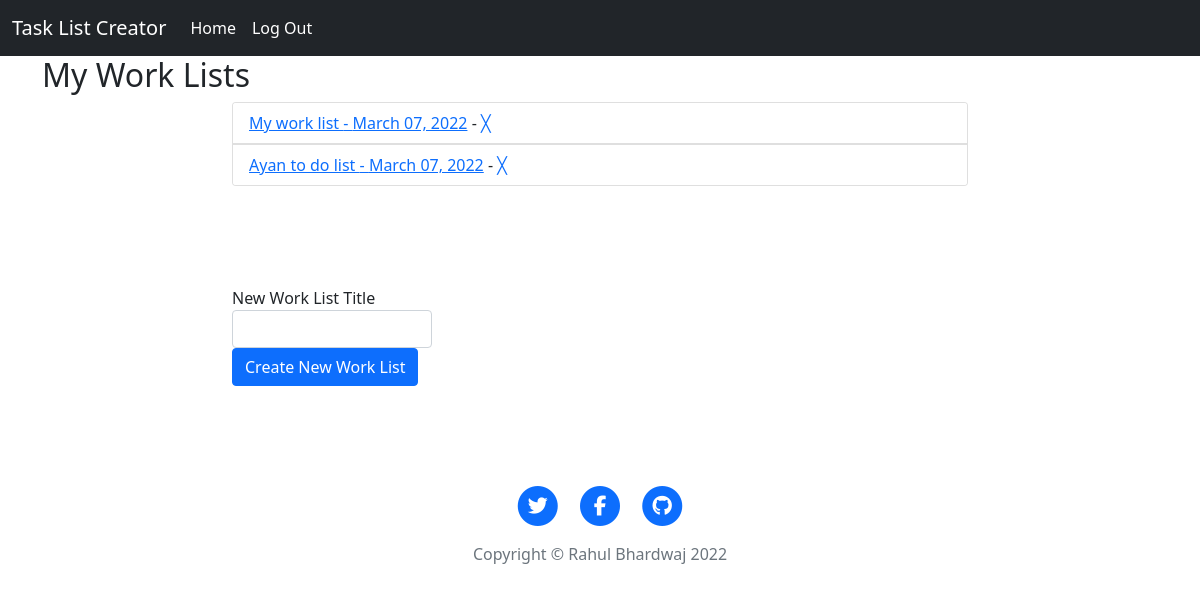
Before: /lists (signed in) with the older database file.
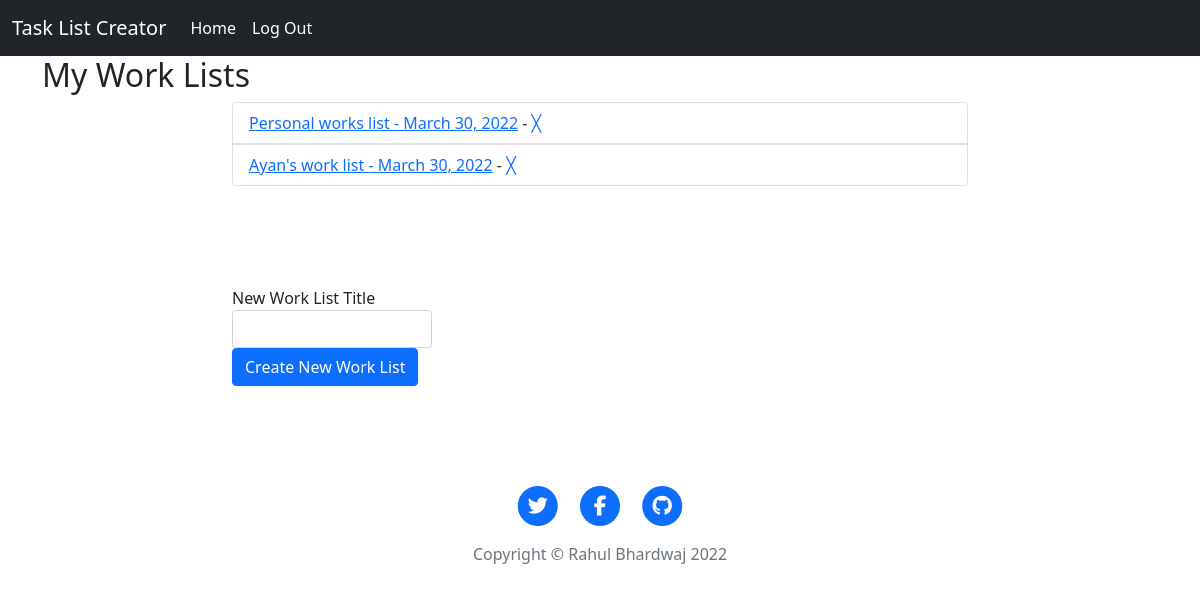
After: the same page with the newer database file.
### main.py (models this page shows)
class TodoList(db.Model):
    __tablename__ = "todo_lists"
    id = db.Column(db.Integer, primary_key=True)
    owner_id = db.Column(db.Integer, db.ForeignKey("users.id"))
    owner = relationship("User", back_populates="lists")
    title = db.Column(db.String(250), unique=True, nullable=False)
    date = db.Column(db.String(250), nullable=False)
    tasks = relationship("Task", back_populates="parent_list")
    user = relationship("User", secondary="users_lists", back_populates="list")

### main.py (the view, shortened to what this page needs)
@login_required
@app.route('/lists', methods=['GET', 'POST'])
def get_lists():
    form = CreateList()
    user_lists = TodoList.query.filter_by(owner=current_user).all()
    other_lists_id = UserList.query.filter_by(user_id=current_user.id).all()
    for uid in other_lists_id:
        assigned_list = TodoList.query.filter_by(id=uid.list_id).first()
        user_lists.append(assigned_list)
    return render_template("lists.html", user_lists=user_lists, form=form)

### forms.py
class CreateList(FlaskForm):
    title = StringField("New Work List Title", validators=[DataRequired()])
    submit = SubmitField("Create New Work List")

### main.py (called while the page is built)
@login_manager.user_loader
def load_user(user_id):
    return User.query.get(int(user_id))

### templates/lists.html (shortened to what this page needs)
{% import "bootstrap/wtf.html" as wtf %}
<!DOCTYPE html>
<html>
<head>
  <link href="https://cdn.jsdelivr.net/npm/bootstrap@5.1.3/dist/css/bootstrap.min.css" rel="stylesheet">
  <link rel="stylesheet" href="{{ url_for('static', filename='css/styles.css') }}">
</head>
<body>
  <nav class="navbar sticky-top navbar-expand-lg navbar-dark bg-dark">
    <div class="container-fluid">
      <a class="navbar-brand" href="{{url_for('get_lists')}}">Task List Creator</a>
      <div class="collapse navbar-collapse" id="navbarNav">
        <ul class="navbar-nav">
          <li class="nav-item">
            <a class="nav-link active" aria-current="page" href="{{ url_for('get_lists') }}">Home</a>
          </li>
          {% if current_user.is_authenticated: %}
          <li class="nav-item">
            <a class="nav-link active" href="{{url_for('home')}}">Log Out</a>
          </li>
          {% endif %}
        </ul>
      </div>
    </div>
  </nav>
  <div class="container">
    <h2>My Work Lists</h2>
    <div class="row">
      <div class="col-lg-8 col-md-10 mx-auto">
        <div class="card">
          {% for list in user_lists: %}
          <ul class="list-group list-group-flush">
            <li class="list-group-item"><a href="{{url_for('show_list', list_id=list.id)}}">{{list.title}} - {{list.date}}</a> - <a href="{{url_for('delete_list', list_id=list.id)}}">╳</a></li>
          </ul>
          {% endfor %}
        </div>
        <div class="create-list-form">
          {{ wtf.quick_form(form, novalidate=True, button_map={"submit": "primary"}) }}
        </div>
      </div>
    </div>
  </div>
  <footer class="footer">
    <div class="container footer-container">
      <div class="row">
        <div class="col-lg-10 col-md-10 mx-auto">
          <ul class="list-inline text-center">
            <li class="list-inline-item">
              <a href="#">
                <span class="fa-stack fa-lg">
                  <i class="fas fa-circle fa-stack-2x"></i>
                  <i class="fab fa-twitter fa-stack-1x fa-inverse"></i>
                </span>
              </a>
            </li>
            <li class="list-inline-item">
              <a href="#">
                <span class="fa-stack fa-lg">
                  <i class="fas fa-circle fa-stack-2x"></i>
                  <i class="fab fa-facebook-f fa-stack-1x fa-inverse"></i>
                </span>
              </a>
            </li>
            <li class="list-inline-item">
              <a href="#">
                <span class="fa-stack fa-lg">
                  <i class="fas fa-circle fa-stack-2x"></i>
                  <i class="fab fa-github fa-stack-1x fa-inverse"></i>
                </span>
              </a>
            </li>
          </ul>
          <p class="copyright text-muted">Copyright &copy; Rahul Bhardwaj 2022</p>
        </div>
      </div>
    </div>
  </footer>
</body>
</html>

### static/css/styles.css (style rules this page uses)
.create-list-form { margin-top: 100px; width: 200px; }
.footer { margin-top: 50px; }
.footer-container { text-align: center; padding: 50px; }

Changed rows visible on the page:
changed TodoList: title "My work list" → "Personal works list"; date "March 07, 2022" → "March 30, 2022"
changed TodoList: title "Ayan to do list" → "Ayan's work list"; date "March 07, 2022" → "March 30, 2022"
